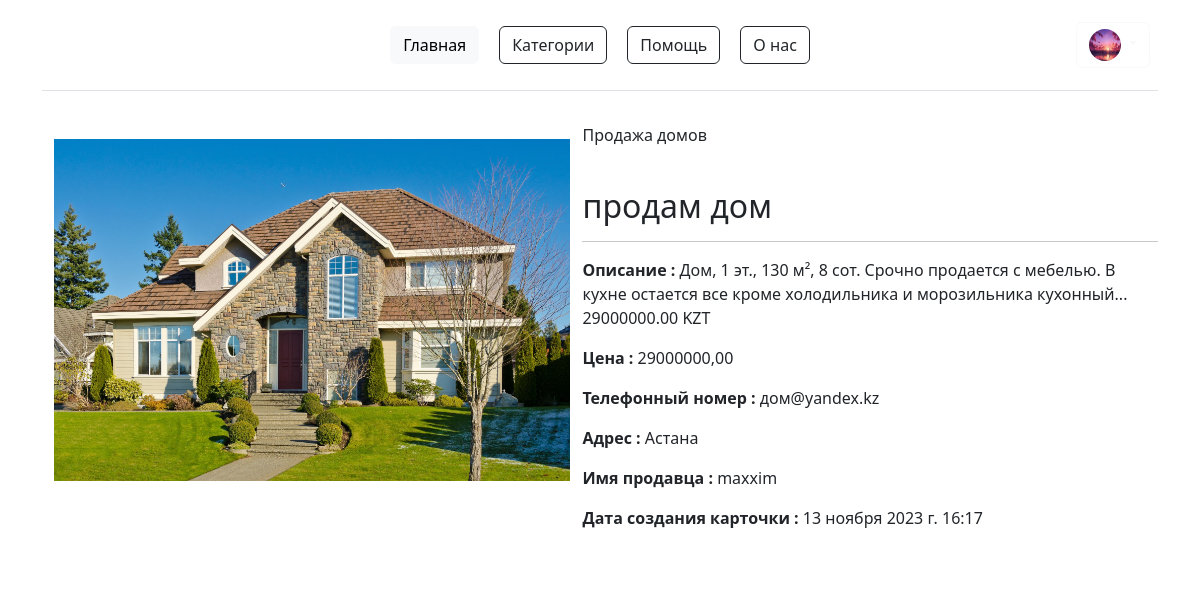
The app's page /ads/ads_datail/5/ (signed in) with its own data.
### accounts/models.py (models this page shows, shortened)
class Profile(models.Model):
    image = models.ImageField(upload_to='profile_pics/', blank=True, null = True, verbose_name = "Изображения")
    user = models.OneToOneField(User, on_delete=models.CASCADE, verbose_name = "Пользователь")
    class Meta:
        verbose_name_plural = 'Учетная запись'
        verbose_name_plural = 'Учетные записи'

### ads/models.py (models this page shows, shortened)
class Ads(models.Model):
    image = models.ImageField(upload_to ="ads/", verbose_name = "Изображение", help_text= "Добавьте фотографию")
    title = models.CharField(max_length=100, verbose_name = "Название продукта", help_text= "Напишите название вашего продукта")
    description = models.TextField(verbose_name = "Описание", max_length = 999, help_text= "Описание продукта ...")
    price = models.DecimalField(max_digits=15, decimal_places=2, verbose_name = "Цена")
    contact = models.CharField(max_length=100, verbose_name = "Связь")
    address = models.CharField(max_length=255, verbose_name = "Адрес")
    category = models.ForeignKey(Category, on_delete=models.CASCADE, verbose_name = "Категория", help_text= "Укажите категорию вашего продукта")
    whatsapp = models.URLField(verbose_name = "ссылка на WhatsApp", blank=True, null=True)
    telegram = models.URLField(verbose_name = "ссылка на Telegram", blank=True, null=True)
    instagram = models.URLField(verbose_name = "ссылка на Instagram", blank=True, null=True)
    user = models.ForeignKey(User, on_delete=models.CASCADE, verbose_name = "Пользователь", help_text= "Пользователь, разместивший объявление")
    created_at = models.DateTimeField(auto_now_add=True, verbose_name = "Дата создания")
    class Meta:
        verbose_name = "Объявление"
        verbose_name_plural = "Объявления"

class Category(models.Model):
    title = models.CharField(max_length=100, verbose_name = "Название категории", help_text= "Категория, к которой принадлежит продукт")
    main_category = models.CharField(max_length=100,choices=CATEGORY_CHOICES, default = "real_estate", verbose_name = "Главная категория", help_text= "Главная категория")
    created_at = models.DateTimeField(auto_now_add=True, verbose_name = "Дата создания")
    def __str__(self):
        return self.title
    class Meta:
        verbose_name = "Категория"
        verbose_name_plural = "Категории"

### ads/views.py (the view)
# urls.py: path('ads_datail/<int:ads_id>/', ads_detail, name='ads_detail'),
@login_required(login_url='login')
def ads_detail(request, ads_id):
    ads = Ads.objects.get(id=ads_id)
    "SELECT * FROM ads WHERE id = ads_id    objects.username.get  obj =*"
    context = {
        "ads_detail" :ads
    }
    return render(request, "ads_detail.html", context)

### templates/ads_detail.html (shortened to what this page needs)
{% extends 'base.html' %}
{% block auth_button %}
{% if user.is_authenticated %}
<div class="btn-group">
    <button type="button" class="btn btn-outline-light dropdown-toggle mx-2" data-toggle="dropdown" aria-haspopup="true"
        aria-expanded="false">
        {% if user.profile.image %}
        <img src="{{ user.profile.image.url }}" width="32" height="32" class="rounded-circle">
        {% else %}
        <img src="https://i.pinimg.com/736x/f5/c4/b9/f5c4b99f52e156acd29fd7f9bc5933a2.jpg" alt="mdo" width="32"
            height="32" class="rounded-circle">
        {% endif %}
    </button>
</div>
{% else %}
<a href="{% url 'login' %}" class="btn btn-outline-dark">Войти </a>
<a href="{% url 'register' %}" class="btn btn-outline-warning">Зарегистрироваться</a>
{% endif %}
{% endblock %}
{% block content %}
<section id="golf">
    <div class="container" style="background-color: rgba(255, 255, 255, 0.5);">
        <div class="d-flex justify-content-start">
            <div class="card-image">
                <div class="container">
                    <br>
                    <img class="bd-placeholder-img card-img-top" src="{{ads_detail.image.url}}">
                </div>
            </div>
            <div class="card-body">
                <p class="card_text"><strong></strong> {{ ads_detail.category }}</p>
                </h3><br>
                <h2 class="main-title text-left">{{ ads_detail.title }}</h2>
                <hr class="hr-style-left" />
                <p class="card_text"><strong>Описание : </strong>{{ ads_detail.description}}<br>
                <p class="card_text"><strong>Цена : </strong>{{ ads_detail.price }}<br>
                <p class="card_text"><strong>Телефонный номер : </strong>{{ ads_detail.contact }}<br>
                <p class="card_text"><strong>Адрес : </strong>{{ ads_detail.address }}<br>
                <p class="card_text"><strong>Имя продавца : </strong>{{ ads_detail.user }}<br></p>
                <p class="card_text"><strong>Дата создания карточки : </strong>{{ ads_detail.created_at }}<br></p>
                <br>
            </div>
        </div>
    </div>
</section>
{% endblock %}

### templates/base.html (style rules this page uses)
body { background-image: url(https://otkritkis.com/wp-content/uploads/2022/07/hrjf8.gif); background-repeat: no-repeat; background-size: cover; }

### records on screen
Ads: image (picture), category "Продажа домов", title "продам дом", description "Дом, 1 эт., 130 м², 8 сот. Срочно продается с мебелью. В кухне остается все кроме холодильника и морозильника кухонный... 29000000.00 KZT", price "29000000,00", contact "дом@yandex.kz", address "Астана", user "maxxim", created_at "13 ноября 2023 г. 16:17"
